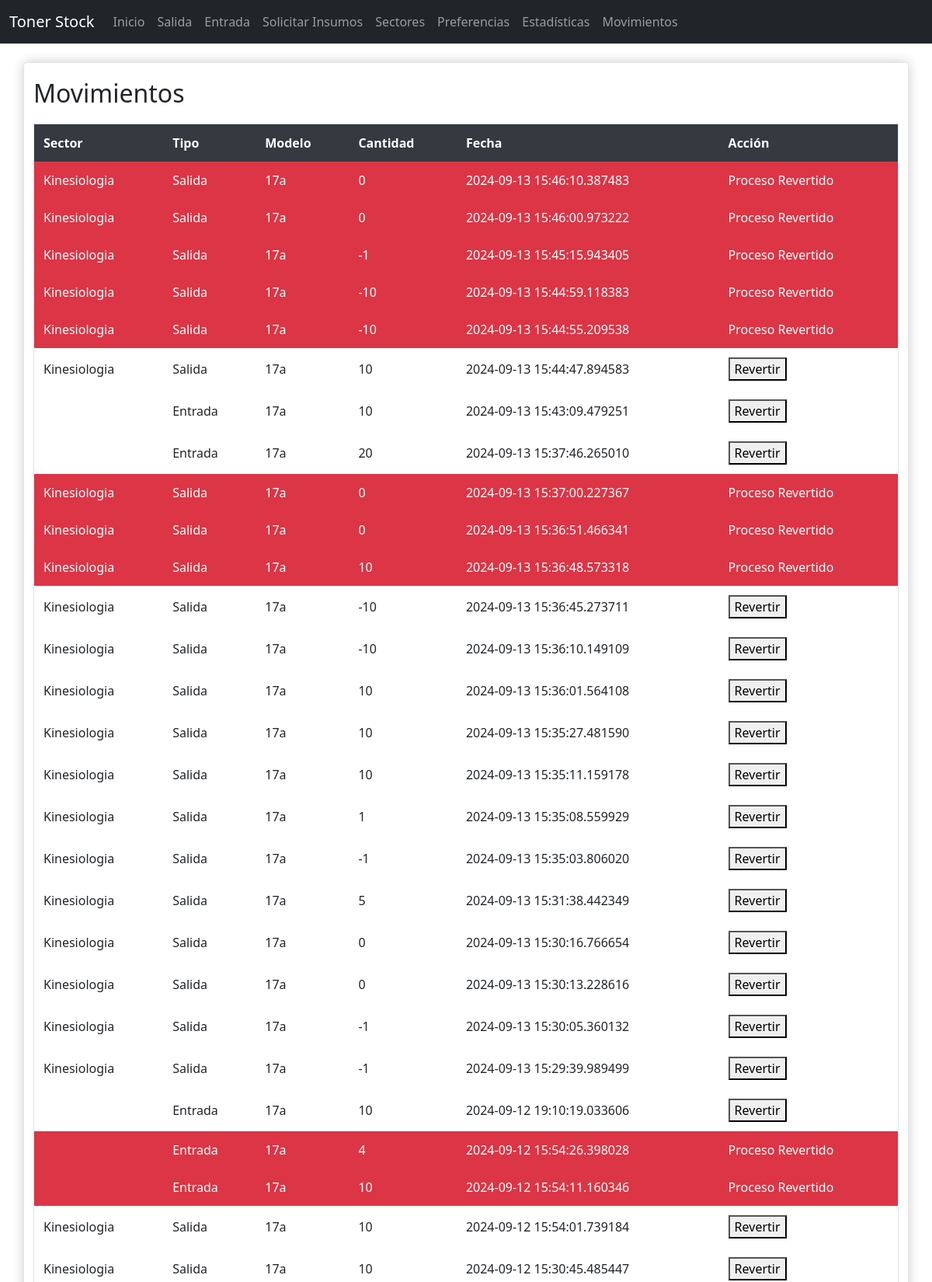
/movements (upper part), run on the app's committed database.
### src/models.py (models this page shows)
class Movement(db.Model):
    id = db.Column(db.Integer, primary_key=True)
    fecha = db.Column(db.DateTime, default=datetime.utcnow)
    tipo = db.Column(db.String(10), nullable=False)  # 'Entrada' or 'Salida'
    cantidad = db.Column(db.Integer, nullable=False)
    toner_id = db.Column(db.Integer, db.ForeignKey('toner.id'), nullable=False)
    toner = db.relationship('Toner', backref=db.backref('movements', lazy=True))
    sector_id = db.Column(db.Integer, db.ForeignKey('sector.id'), nullable=False)
    sector = db.relationship('Sector', backref=db.backref('movements', lazy=True))
    reverted = db.Column(db.Boolean, default=False, nullable=False)

class Sector(db.Model):
    id = db.Column(db.Integer, primary_key=True)
    nombre = db.Column(db.String(64), unique=True, nullable=False)
    duracion_predefinida = db.Column(db.Integer, nullable=False)

class Toner(db.Model):
    id = db.Column(db.Integer, primary_key=True)
    modelo = db.Column(db.String(64), unique=True, nullable=False)
    cantidad_actual = db.Column(db.Integer, nullable=False)

### src/app.py (the view)
@app.route('/movements')
def movements():
    return render_template('movements.html', movimientos = all_movements())

### src/controlers/movementcontroler.py (called while the page is built)
def all_movements():
    return Movement.query.order_by(desc(Movement.fecha)).all()

### src/templates/movements.html (shortened to what this page needs)
{% extends "base.html" %}
{% block content %}
<div class ='container'>
    <h2>Movimientos</h2>
    <table>
        <thead>
            <tr>
                <th>Sector</th>
                <th>Tipo</th>
                <th>Modelo</th>
                <th>Cantidad</th>
                <th>Fecha</th>
                <th>Acción</th>
            </tr>
        </thead>
        <tbody>
            {% for movimiento in movimientos %}
            <tr>
                {% if not movimiento.reverted %}
                <td>{{ movimiento.sector.nombre }}</td>
                <td>{{ movimiento.tipo }}</td>
                <td>{{ movimiento.toner.modelo }}</td>
                <td>{{ movimiento.cantidad }}</td>
                <td>{{ movimiento.fecha }}</td>
                <td>
                    <form action="{{ url_for('revert_movement', movement_id=movimiento.id) }}" method="post">
                        <button type="submit">Revertir</button>
                    </form>
                </td>
                {% endif %}
            </tr>
            <tr class="revert">
                {% if movimiento.reverted %}
                <td>{{ movimiento.sector.nombre }}</td>
                <td>{{ movimiento.tipo }}</td>
                <td>{{ movimiento.toner.modelo }}</td>
                <td>{{ movimiento.cantidad }}</td>
                <td>{{ movimiento.fecha }}</td>
                <td> Proceso Revertido</td>
                {% endif %}
            </tr>
            {% endfor %}
        </tbody>
    </table>
</div>
{% endblock %}

### src/static/style.css (style rules this page uses)
body { background-color: #f8f9fa; font-family: Arial, sans-serif; color: #343a40; }
.container { margin-top: 20px; padding: 20px; background-color: #ffffff; border-radius: 5px; box-shadow: 0 0 15px rgba(0, 0, 0, 0.2); border: 1px solid rgba(0, 0, 0, 0.1); }
h2 { color: #343a40; margin-bottom: 20px; }
table { width: 100%; margin-top: 20px; border-collapse: collapse; }
table, th, td { border: 1px solid #dee2e6; }
th, td { padding: 12px; text-align: left; }
th { background-color: #343a40; color: white; }
.revert { background-color: #dc3545; color: white; }

### data on the page
Movement: sector.nombre "Kinesiologia", tipo "Salida", toner.modelo "17a", cantidad "0", fecha "2024-09-13 15:46:10.387483"
Movement: sector.nombre "Kinesiologia", tipo "Salida", toner.modelo "17a", cantidad "0", fecha "2024-09-13 15:46:00.973222"
Movement: sector.nombre "Kinesiologia", tipo "Salida", toner.modelo "17a", cantidad "-1", fecha "2024-09-13 15:45:15.943405"
Movement: sector.nombre "Kinesiologia", tipo "Salida", toner.modelo "17a", cantidad "-10", fecha "2024-09-13 15:44:59.118383"
Movement: sector.nombre "Kinesiologia", tipo "Salida", toner.modelo "17a", cantidad "-10", fecha "2024-09-13 15:44:55.209538"
Movement: sector.nombre "Kinesiologia", tipo "Salida", toner.modelo "17a", cantidad "10", fecha "2024-09-13 15:44:47.894583"
Movement: tipo "Entrada", toner.modelo "17a", cantidad "10", fecha "2024-09-13 15:43:09.479251"
Movement: tipo "Entrada", toner.modelo "17a", cantidad "20", fecha "2024-09-13 15:37:46.265010"
Movement: sector.nombre "Kinesiologia", tipo "Salida", toner.modelo "17a", cantidad "0", fecha "2024-09-13 15:37:00.227367"
Movement: sector.nombre "Kinesiologia", tipo "Salida", toner.modelo "17a", cantidad "0", fecha "2024-09-13 15:36:51.466341"
Movement: sector.nombre "Kinesiologia", tipo "Salida", toner.modelo "17a", cantidad "10", fecha "2024-09-13 15:36:48.573318"
Movement: sector.nombre "Kinesiologia", tipo "Salida", toner.modelo "17a", cantidad "-10", fecha "2024-09-13 15:36:45.273711"
Movement: sector.nombre "Kinesiologia", tipo "Salida", toner.modelo "17a", cantidad "-10", fecha "2024-09-13 15:36:10.149109"
Movement: sector.nombre "Kinesiologia", tipo "Salida", toner.modelo "17a", cantidad "10", fecha "2024-09-13 15:36:01.564108"
Movement: sector.nombre "Kinesiologia", tipo "Salida", toner.modelo "17a", cantidad "10", fecha "2024-09-13 15:35:27.481590"
Movement: sector.nombre "Kinesiologia", tipo "Salida", toner.modelo "17a", cantidad "10", fecha "2024-09-13 15:35:11.159178"
Movement: sector.nombre "Kinesiologia", tipo "Salida", toner.modelo "17a", cantidad "1", fecha "2024-09-13 15:35:08.559929"
Movement: sector.nombre "Kinesiologia", tipo "Salida", toner.modelo "17a", cantidad "-1", fecha "2024-09-13 15:35:03.806020"
Movement: sector.nombre "Kinesiologia", tipo "Salida", toner.modelo "17a", cantidad "5", fecha "2024-09-13 15:31:38.442349"
Movement: sector.nombre "Kinesiologia", tipo "Salida", toner.modelo "17a", cantidad "0", fecha "2024-09-13 15:30:16.766654"
Movement: sector.nombre "Kinesiologia", tipo "Salida", toner.modelo "17a", cantidad "0", fecha "2024-09-13 15:30:13.228616"
Movement: sector.nombre "Kinesiologia", tipo "Salida", toner.modelo "17a", cantidad "-1", fecha "2024-09-13 15:30:05.360132"
Movement: sector.nombre "Kinesiologia", tipo "Salida", toner.modelo "17a", cantidad "-1", fecha "2024-09-13 15:29:39.989499"
Movement: tipo "Entrada", toner.modelo "17a", cantidad "10", fecha "2024-09-12 19:10:19.033606"
Movement: tipo "Entrada", toner.modelo "17a", cantidad "4", fecha "2024-09-12 15:54:26.398028"
Movement: tipo "Entrada", toner.modelo "17a", cantidad "10", fecha "2024-09-12 15:54:11.160346"
Movement: sector.nombre "Kinesiologia", tipo "Salida", toner.modelo "17a", cantidad "10", fecha "2024-09-12 15:54:01.739184"
Movement: sector.nombre "Kinesiologia", tipo "Salida", toner.modelo "17a", cantidad "10", fecha "2024-09-12 15:30:45.485447"
